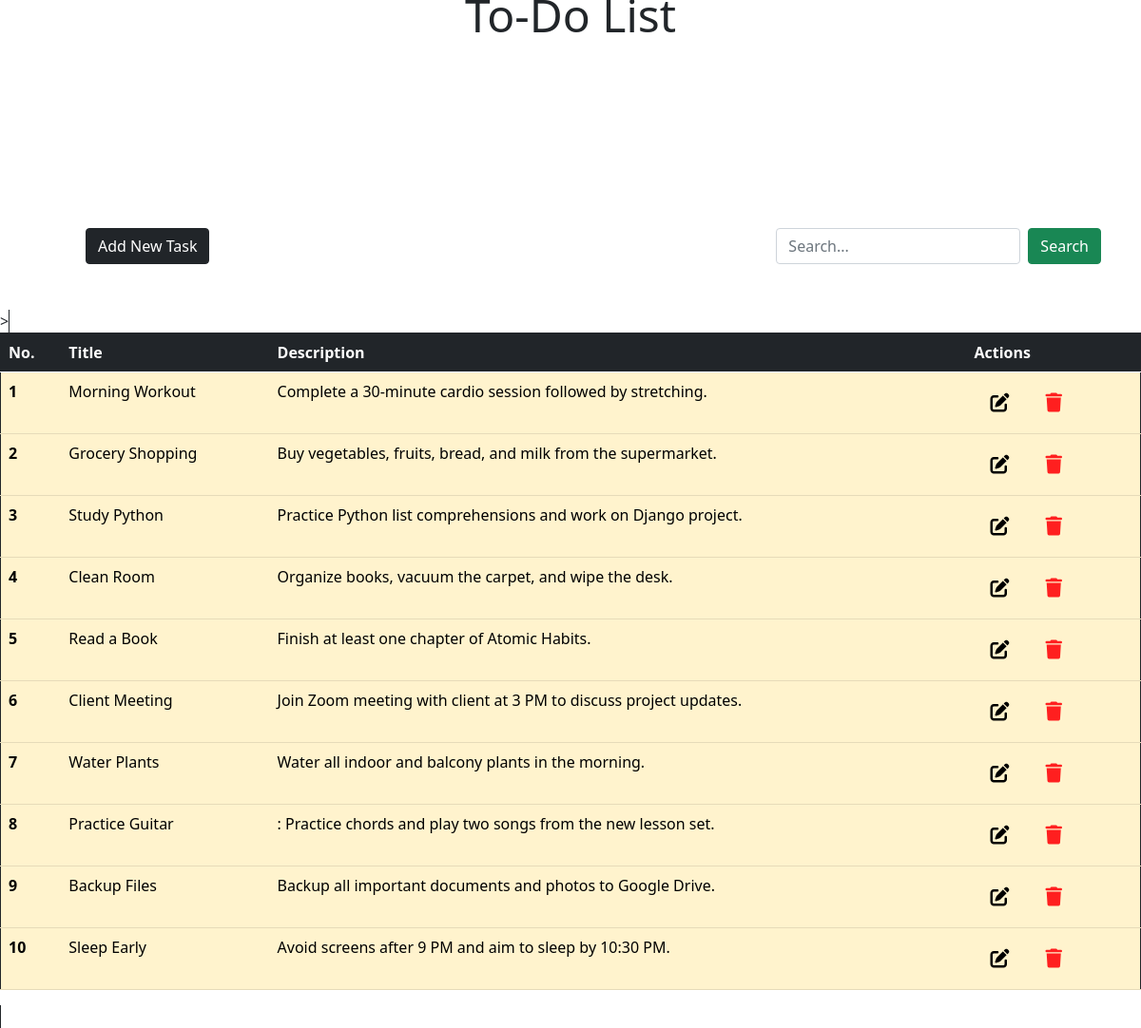
The page / on the database its author committed.
### tasks/models.py (models this page shows, shortened)
class Tasks(models.Model):
    title = models.CharField(max_length=200)
    description = models.TextField(max_length=200)

### tasks/views.py (the view, shortened to what this page needs)
# urls.py: path('' , views.index , name="index" ),
def index(request):
    tasks = Tasks.objects.all()
    query = ""
    context={'tasks':tasks, "query":query}
    return render(request,'tasks/index.html',context=context)

### tasks/templates/tasks/index.html (shortened to what this page needs)
{% load static %}
<!doctype html>
<html lang="en">
  <head>
    <link href="https://cdn.jsdelivr.net/npm/bootstrap@5.0.2/dist/css/bootstrap.min.css" rel="stylesheet">
    <link href="https://cdnjs.cloudflare.com/ajax/libs/font-awesome/6.5.0/css/all.min.css" rel="stylesheet">
  </head>
  <body>
    <h1 class="display-5 mt-3 position-absolute top-0 start-50 translate-middle">To-Do List</h1>
    <br>
    <br>
    <br>
    <br>
    <br>
    <br>
    <br>
    <br>
    <div class="container-sm my-5">
        <div class="d-flex justify-content-between align-items-center">
        <a href="" data-bs-toggle="modal" data-bs-target="#addtaskModal" class="btn btn-dark mx-5">Add New Task</a>
        <form action="" method="POST" class="d-flex">
            <input type="search" name="querysearch" value="{{query}}" class="form-control mx-2" placeholder="Search...">
            <button class="btn btn-success" name="search">Search</button>
        </form>
    </div>
    </div>
>
{% if tasks %}
<span class="border border-dark">
  <table class="table border border-dark">
    <thead  class="table-dark">
      <tr>
        <th scope="col">No.</th>
        <th scope="col">Title</th>
        <th scope="col">Description</th>
        <th scope="col">Actions</th>
      </tr>
    </thead>
    <tbody >
     {%for task in tasks %}
     <tr class="table-warning">
        <th scope="row">{{ forloop.counter }}</th>
        <td>{{task.title}}</td>
        <td>{{task.description}}</td>
        <td>
          <a href="" class="btn btn-lg" data-bs-toggle="modal" data-bs-target="#updatetaskModal_{{task.id}}" ><i class="fa-solid fa-pen-to-square" style="color: #000000;"></i></a>
          <a href="" class="btn btn-lg" data-bs-toggle="modal" data-bs-target="#deletetaskModal_{{task.id}}" ><i class="fa-solid fa-trash" style="color: #ff1f1f;"></i></a>
        </td>
      </tr>
     {% endfor %}
    </tbody>
  </table>
</span>
{% endif %}
  </body>
</html>

### rows shown on the page
Tasks: title "Morning Workout", description "Complete a 30-minute cardio session followed by stretching."
Tasks: title "Grocery Shopping", description "Buy vegetables, fruits, bread, and milk from the supermarket."
Tasks: title "Study Python", description "Practice Python list comprehensions and work on Django project."
Tasks: title "Clean Room", description "Organize books, vacuum the carpet, and wipe the desk."
Tasks: title "Read a Book", description "Finish at least one chapter of Atomic Habits."
Tasks: title "Client Meeting", description "Join Zoom meeting with client at 3 PM to discuss project updates."
Tasks: title "Water Plants", description "Water all indoor and balcony plants in the morning."
Tasks: title "Practice Guitar", description ": Practice chords and play two songs from the new lesson set."
Tasks: title "Backup Files", description "Backup all important documents and photos to Google Drive."
Tasks: title "Sleep Early", description "Avoid screens after 9 PM and aim to sleep by 10:30 PM."
